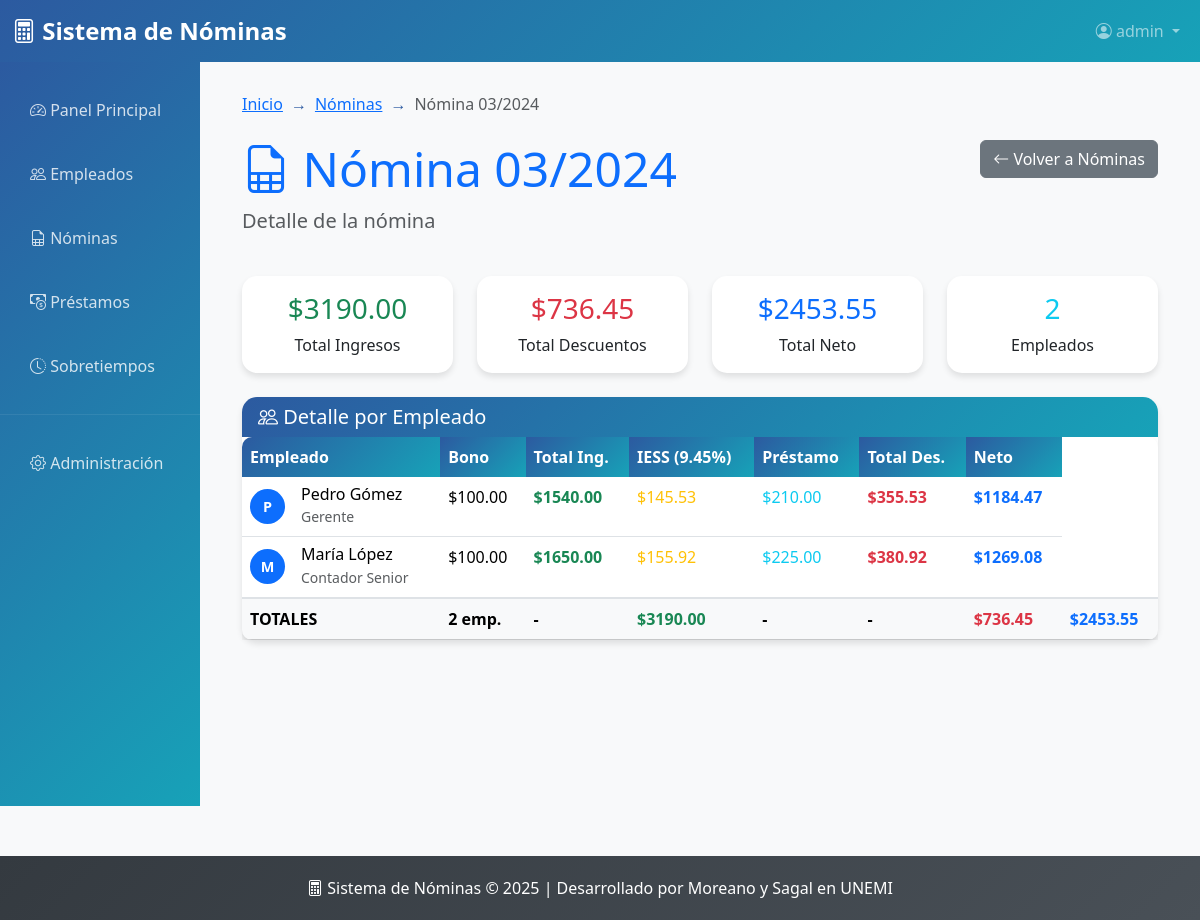
The page /nominas/72/ (signed in) on the database its author committed.
### nomina/models.py (models this page shows, shortened)
class Nomina(models.Model):
    aniomes = models.CharField(max_length=6)  # YYYYMM
    tot_ing = models.DecimalField(max_digits=12, decimal_places=2, default=0)
    tot_des = models.DecimalField(max_digits=12, decimal_places=2, default=0)
    neto = models.DecimalField(max_digits=12, decimal_places=2, default=0)
    fecha_generacion = models.DateField(default='2024-01-01')
    descripcion = models.CharField(max_length=200, null=True, blank=True)
    def __str__(self):
        year = self.aniomes[:4]
        month = self.aniomes[4:]
        return f"Nómina {month}/{year}"

class NominaDetalle(models.Model):
    nomina = models.ForeignKey(Nomina, on_delete=models.CASCADE)
    empleado = models.ForeignKey(Empleado, on_delete=models.CASCADE)
    sueldo = models.DecimalField(max_digits=10, decimal_places=2, null=True, blank=True)
    bono = models.DecimalField(max_digits=10, decimal_places=2, default=0)
    tot_ing = models.DecimalField(max_digits=10, decimal_places=2)
    iess = models.DecimalField(max_digits=10, decimal_places=2)  # 9.45%
    prestamo = models.DecimalField(max_digits=10, decimal_places=2, default=0)
    tot_des = models.DecimalField(max_digits=10, decimal_places=2)
    neto = models.DecimalField(max_digits=10, decimal_places=2)

class Empleado(models.Model):
    cedula = models.CharField(max_length=10, unique=True)
    nombre = models.CharField(max_length=200)
    sueldo = models.DecimalField(max_digits=10, decimal_places=2)
    departamento = models.CharField(max_length=100)
    cargo = models.CharField(max_length=100)
    fecha_ingreso = models.DateField(null=True, blank=True)

### nomina/views.py (the view)
# urls.py: path('nominas/<int:nomina_id>/', views.NominaDetailView.as_view(), name='nomina_detalle'),
class NominaDetailView(LoginRequiredMixin, TitleContextMixin, DetailView):
    model = Nomina
    template_name = 'nomina_detalle.html'
    context_object_name = 'nomina'
    pk_url_kwarg = 'nomina_id'
    title1 = "Nóminas"
    title2 = "Detalle de Nómina"
    def get_context_data(self, **kwargs):
        context = super().get_context_data(**kwargs)
        context['detalles'] = NominaDetalle.objects.filter(nomina=self.object)
        return context

### nomina/mixins.py (called while the page is built)
    def get_context_data(self, **kwargs):
        context = super().get_context_data(**kwargs)
        if self.title1:
            context["title1"] = self.title1
        if self.title2:
            context["title2"] = self.title2
        return context

### templates/nomina_detalle.html (shortened to what this page needs)
{% extends 'base.html' %}
{% block breadcrumb_items %}
    <li class="breadcrumb-item"><a href="{% url 'nominas_lista' %}">Nóminas</a></li>
    <li class="breadcrumb-item active">{{ nomina }}</li>
{% endblock %}
{% block content %}
<div class="row mb-4">
    <div class="col-md-8">
        <h1 class="display-5 text-primary">
            <i class="bi bi-file-earmark-spreadsheet"></i> {{ nomina }}
        </h1>
        <p class="lead text-muted">Detalle de la nómina</p>
    </div>
    <div class="col-md-4 text-end">
        <a href="{% url 'nominas_lista' %}" class="btn btn-secondary">
            <i class="bi bi-arrow-left"></i> Volver a Nóminas
        </a>
    </div>
</div>
<div class="row mb-4">
    <div class="col-md-3">
        <div class="card border-success">
            <div class="card-body text-center">
                <h3 class="text-success">${{ nomina.tot_ing|floatformat:2 }}</h3>
                <p class="mb-0">Total Ingresos</p>
            </div>
        </div>
    </div>
    <div class="col-md-3">
        <div class="card border-danger">
            <div class="card-body text-center">
                <h3 class="text-danger">${{ nomina.tot_des|floatformat:2 }}</h3>
                <p class="mb-0">Total Descuentos</p>
            </div>
        </div>
    </div>
    <div class="col-md-3">
        <div class="card border-primary">
            <div class="card-body text-center">
                <h3 class="text-primary">${{ nomina.neto|floatformat:2 }}</h3>
                <p class="mb-0">Total Neto</p>
            </div>
        </div>
    </div>
    <div class="col-md-3">
        <div class="card border-info">
            <div class="card-body text-center">
                <h3 class="text-info">{{ detalles.count }}</h3>
                <p class="mb-0">Empleados</p>
            </div>
        </div>
    </div>
</div>
<div class="card">
    <div class="card-header d-flex justify-content-between align-items-center">
        <h5 class="card-title mb-0">
            <i class="bi bi-people"></i> Detalle por Empleado
        </h5>
    </div>
    <div class="card-body p-0">
        {% if detalles %}
            <div class="table-responsive">
                <table class="table table-hover mb-0">
                    <thead>
                        <tr>
                            <th>Empleado</th>
                            <th>Bono</th>
                            <th>Total Ing.</th>
                            <th>IESS (9.45%)</th>
                            <th>Préstamo</th>
                            <th>Total Des.</th>
                            <th>Neto</th>
                        </tr>
                    </thead>
                    <tbody>
                        {% for detalle in detalles %}
                        <tr>
                            <td>
                                <div class="d-flex align-items-center">
                                    <div class="avatar bg-primary text-white rounded-circle d-flex align-items-center justify-content-center me-3"
                                         style="width: 35px; height: 35px; font-size: 0.9rem;">
                                        {{ detalle.empleado.nombre|first|upper }}
                                    </div>
                                    <div>
                                        <h6 class="mb-0">{{ detalle.empleado.nombre }}</h6>
                                        <small class="text-muted">{{ detalle.empleado.cargo }}</small>
                                    </div>
                                </div>
                            </td>
                            <td>${{ detalle.bono|floatformat:2 }}</td>
                            <td class="fw-bold text-success">${{ detalle.tot_ing|floatformat:2 }}</td>
                            <td class="text-warning">${{ detalle.iess|floatformat:2 }}</td>
                            <td class="text-info">${{ detalle.prestamo|floatformat:2 }}</td>
                            <td class="fw-bold text-danger">${{ detalle.tot_des|floatformat:2 }}</td>
                            <td class="fw-bold text-primary">${{ detalle.neto|floatformat:2 }}</td>
                        </tr>
                        {% endfor %}
                    </tbody>
                    <tfoot class="table-light">
                        <tr>
                            <th>TOTALES</th>
                            <th>{{ detalles|length }} emp.</th>
                            <th>-</th>
                            <th class="text-success">${{ nomina.tot_ing|floatformat:2 }}</th>
                            <th>-</th>
                            <th>-</th>
                            <th class="text-danger">${{ nomina.tot_des|floatformat:2 }}</th>
                            <th class="text-primary">${{ nomina.neto|floatformat:2 }}</th>
                        </tr>
                    </tfoot>
                </table>
            </div>
        {% endif %}
    </div>
</div>
{% endblock %}

### templates/base.html (shortened to what this page needs)
<!DOCTYPE html>
<html lang="es">
<head>
    <link href="https://cdn.jsdelivr.net/npm/bootstrap@5.3.2/dist/css/bootstrap.min.css" rel="stylesheet">
    <link rel="stylesheet" href="https://cdn.jsdelivr.net/npm/bootstrap-icons@1.11.1/font/bootstrap-icons.css">
</head>
<body>
    <nav class="navbar navbar-expand-lg navbar-dark" style="background: linear-gradient(135deg, var(--primary-color), var(--secondary-color));">
        <div class="container-fluid">
            <a class="navbar-brand" href="{% url 'dashboard' %}">
                <i class="bi bi-calculator"></i> Sistema de Nóminas
            </a>
            <div class="collapse navbar-collapse" id="navbarNav">
                <ul class="navbar-nav ms-auto">
                    <li class="nav-item dropdown">
                        {% if user.is_authenticated %}
                            <a class="nav-link dropdown-toggle" href="#" role="button" data-bs-toggle="dropdown">
                                <i class="bi bi-person-circle"></i> {{ user.username }}
                            </a>
                        {% endif %}
                    </li>
                </ul>
            </div>
        </div>
    </nav>
    <div class="container-fluid">
        <div class="row">
            <div class="col-md-3 col-lg-2 px-0">
                <div class="sidebar">
                    <nav class="nav flex-column pt-3">
                        <a class="nav-link {% if request.resolver_match.url_name == 'dashboard' %}active{% endif %}" href="{% url 'dashboard' %}">
                            <i class="bi bi-speedometer2"></i> Panel Principal
                        </a>
                        <a class="nav-link {% if request.resolver_match.url_name == 'empleados_lista' %}active{% endif %}" href="{% url 'empleados_lista' %}">
                            <i class="bi bi-people"></i> Empleados
                        </a>
                        <a class="nav-link {% if request.resolver_match.url_name == 'nominas_lista' %}active{% endif %}" href="{% url 'nominas_lista' %}">
                            <i class="bi bi-file-earmark-spreadsheet"></i> Nóminas
                        </a>
                        <a class="nav-link {% if request.resolver_match.url_name == 'prestamos_lista' %}active{% endif %}" href="{% url 'prestamos_lista' %}">
                            <i class="bi bi-cash-coin"></i> Préstamos
                        </a>
                        <a class="nav-link {% if request.resolver_match.url_name == 'sobretiempos_lista' %}active{% endif %}" href="{% url 'sobretiempos_lista' %}">
                            <i class="bi bi-clock-history"></i> Sobretiempos
                        </a>
                        <hr class="my-3" style="border-color: rgba(255,255,255,0.3);">
                        <a class="nav-link" href="/admin/">
                            <i class="bi bi-gear"></i> Administración
                        </a>
                    </nav>
                </div>
            </div>
            <div class="col-md-9 col-lg-10">
                <div class="main-content fade-in">
                    {% block breadcrumb %}
                    <nav aria-label="breadcrumb" class="mb-4">
                        <ol class="breadcrumb">
                            <li class="breadcrumb-item"><a href="{% url 'dashboard' %}">Inicio</a></li>
                            {% block breadcrumb_items %}{% endblock %}
                        </ol>
                    </nav>
                    {% endblock %}
                    {% block content %}{% endblock %}
                </div>
            </div>
        </div>
    </div>
    <footer class="footer">
        <div class="container">
            <p class="mb-0">
                <i class="bi bi-calculator"></i> Sistema de Nóminas © 2025
                | Desarrollado por Moreano y Sagal en UNEMI
            </p>
        </div>
    </footer>
</body>
</html>

### templates/base.html (style rules this page uses)
:root { --primary-color: #2c5aa0; --secondary-color: #17a2b8; --success-color: #28a745; --danger-color: #dc3545; --warning-color: #ffc107; --info-color: #17a2b8; --light-color: #f8f9fa; --dark-color: #343a40; }
body { background-color: var(--light-color); font-family: 'Segoe UI', Tahoma, Geneva, Verdana, sans-serif; }
.navbar-brand { font-weight: bold; font-size: 1.5rem; }
.sidebar { min-height: calc(100vh - 56px); background: linear-gradient(135deg, var(--primary-color), var(--secondary-color)); color: white; transition: all 0.3s; }
.sidebar .nav-link { color: rgba(255, 255, 255, 0.8); padding: 15px 20px; border-radius: 8px; margin: 5px 10px; transition: all 0.3s; }
.main-content { padding: 30px; }
.card { border: none; border-radius: 15px; box-shadow: 0 4px 6px rgba(0, 0, 0, 0.1); transition: transform 0.3s, box-shadow 0.3s; }
.card-header { background: linear-gradient(135deg, var(--primary-color), var(--secondary-color)); color: white; border-radius: 15px 15px 0 0 !important; border: none; }
.table { border-radius: 10px; overflow: hidden; box-shadow: 0 4px 6px rgba(0, 0, 0, 0.1); }
.table thead th { background: linear-gradient(135deg, var(--primary-color), var(--secondary-color)); color: white; border: none; font-weight: 600; }
.footer { background: linear-gradient(135deg, var(--dark-color), #495057); color: white; text-align: center; padding: 20px 0; margin-top: 50px; }
.fade-in { animation: fadeIn 0.5s ease-in; }
.breadcrumb { background: transparent; padding: 0; }
.breadcrumb-item + .breadcrumb-item::before { content: "→"; color: var(--primary-color); }

### templates/nomina_detalle.html (style rules this page uses)
.avatar { font-weight: bold; }
.table tfoot th { border-top: 2px solid #dee2e6; font-weight: bold; }

### rows shown on the page
Nomina: aniomes "Nómina 03/2024", tot_ing "3190.00", tot_des "736.45", neto "2453.55"
NominaDetalle: empleado.nombre|first "P", empleado.nombre "Pedro Gómez", empleado.cargo "Gerente", bono "100.00", tot_ing "1540.00", iess "145.53", prestamo "210.00", tot_des "355.53", neto "1184.47"
NominaDetalle: empleado.nombre|first "M", empleado.nombre "María López", empleado.cargo "Contador Senior", bono "100.00", tot_ing "1650.00", iess "155.92", prestamo "225.00", tot_des "380.92", neto "1269.08"

### other values the page prints
{{ user.username }} "admin"
{{ detalles.count }} "2"
{{ detalles|length }} "2"
